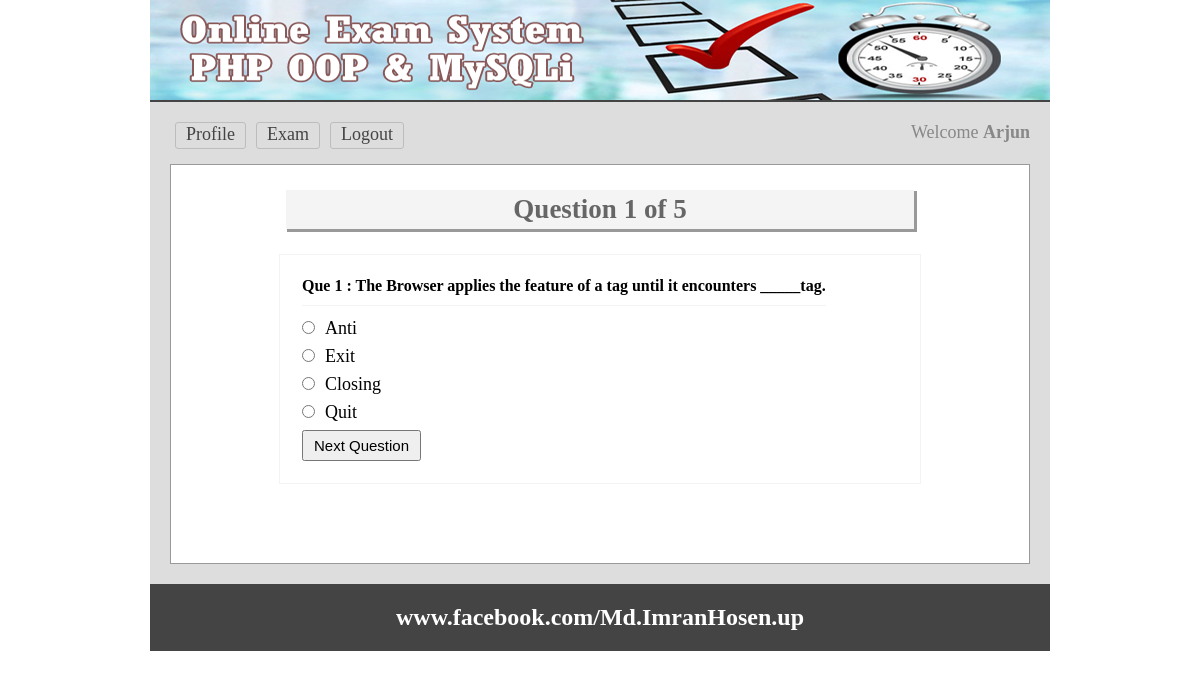
Page /test.php?q=1 (signed in) on the committed database.
### tables this page shows
CREATE TABLE `tbl_ques` (
  `id` int(11) NOT NULL,
  `quesNo` int(11) NOT NULL,
  `ques` text NOT NULL
);

CREATE TABLE `tbl_ans` (
  `id` int(11) NOT NULL,
  `quesNo` int(11) NOT NULL,
  `rightAns` int(11) NOT NULL DEFAULT '0',
  `ans` text NOT NULL
);

### classes/Exam.php (called while the page is built, shortened)
<?php
$filepath = realpath(dirname(__FILE__));
include_once ($filepath.'/../lib/Database.php');
class Exam{
	private $db;
	public function __construct(){
		$this->db = new Database();
	}
 public function getTotalRows(){
   $query     = "SELECT * FROM tbl_ques";
   $getResult = $this->db->select($query);
   $total     = $getResult->num_rows;
   return $total;
 }
 public function getQuestionNumber($quesNo){
   $query      = "SELECT * FROM tbl_ques WHERE quesNo = '$quesNo'";
   $result     = $this->db->select($query);
   $resultData = $result->fetch_assoc();
   return $resultData;
 }
 public function getAnswer($quesnumber){
   $query = "SELECT * FROM tbl_ans WHERE quesNo = '$quesnumber'";
   $result = $this->db->select($query);
   return $result;
 }
}
?>

### lib/Database.php (called while the page is built, shortened)
<?php
Class Database{
	public $host   = DB_HOST;
	public $user   = DB_USER;
	public $pass   = DB_PASS;
	public $dbname = DB_NAME;
	public $link;
	private function connectDB(){
	$this->link = new mysqli($this->host, $this->user, $this->pass, $this->dbname);
 }
	public function select($query){
		$result = $this->link->query($query) or die($this->link->error.__LINE__);
		if($result->num_rows > 0){
			return $result;
		} else {
			return false;
		}
	}
}

### test.php (the view, shortened to what this page needs)
<?php include 'inc/header.php'; ?>
<?php
 if (isset($_GET['q'])) {
 	$quesnumber = (int) $_GET['q'];
 }else{
 	header("Location:exam.php");
 }
 $total    = $exam->getTotalRows();
 $question = $exam->getQuestionNumber($quesnumber);
?>
<div class="main">
<h1>Question <?php echo $question['quesNo']." of ". $total; ?></h1>
	<div class="test">
		<form method="post" action="">
		<table>
			<tr>
				<td colspan="2">
				 <h3>Que <?php echo $question['quesNo']." : ".$question['ques']; ?></h3>
				</td>
			</tr>
         <?php
              $answer = $exam->getAnswer($quesnumber);
              if ($answer) {
              	while ($result = $answer->fetch_assoc()) {
         ?>
			<tr>
				<td>
				 <input type="radio" name="ans" value="<?php echo $result['id']; ?>" /><?php echo $result['ans']; ?>
				</td>
			</tr>
			<?php } } ?>
			<tr>
			  <td>
				<input type="submit" name="submit" value="Next Question"/>
			</td>
			</tr>
		</table>
	</form>
</div>
 </div>
<?php include 'inc/footer.php'; ?>

### css/main.css (style rules this page uses)
* { margin:0;padding:0;outline:none }
body { font-family:verdana }
input[type="submit"] { cursor: pointer; font-size: 15px; padding: 5px 10px; }
.main { background: #fff none repeat scroll 0 0; border: 1px solid #999; margin-top: 10px; min-height: 368px; padding: 15px; width: 828px; }
.main h1 { background: #f4f4f4 none repeat scroll 0 0; box-shadow: 2px 2px 0 1px #999; color: #666; margin: 10px auto 25px; padding: 4px; text-align: center; width: 620px; }
.test { border: 1px solid #f3f3f3; margin: 0 auto; max-width: 600px; padding: 20px; }
.test input[type="radio"] { margin-bottom: 10px; margin-right: 10px; cursor:pointer; }
.test h3 { border-bottom: 1px solid #f3f3f3; font-size: 16px; margin-bottom: 10px; padding-bottom: 10px; }

### rows in the picture
tbl_ques: quesNo "1", ques "The Browser applies the feature of a tag until it encounters _____tag."
tbl_ans: ans "Anti"
tbl_ans: ans "Exit"
tbl_ans: ans "Closing"
tbl_ans: ans "Quit"

### other values in the picture
Session::get("name") "Arjun"
$total "5"
